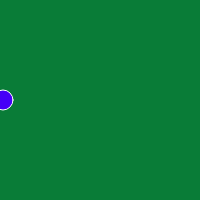
Frame 1 (no input)
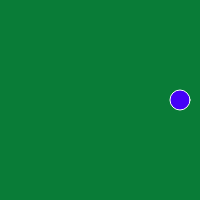
Frame 60 (no input)
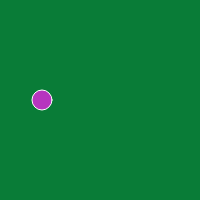
Frame 120 (the mouse pressed at the canvas centre since frame 60)

The p5.js sketch that drew these frames (run headless with seeded random() and noise() and a simulated clock; from frame 60 on, the mouse is pressed at the canvas centre):

// p5.js sketch
// ── sketch.js
var x = 0;
var speed = 3;
var w = 200;
var h = 200;
var r = 69;
var g = 0;
var b = 247;

function setup() {
  createCanvas(h, w);
}

function draw() {
  x = x + speed;
  background(9, 124, 55);
  stroke(255, 255, 255);
  fill(r, g, b);
  ellipse(x, w / 2, 20, 20);

  if (x > h || x < 0) {
    speed = speed * -1;
    r = random(0,255);
    g = random(0,255);
    b = random(0,255);
  }
}
